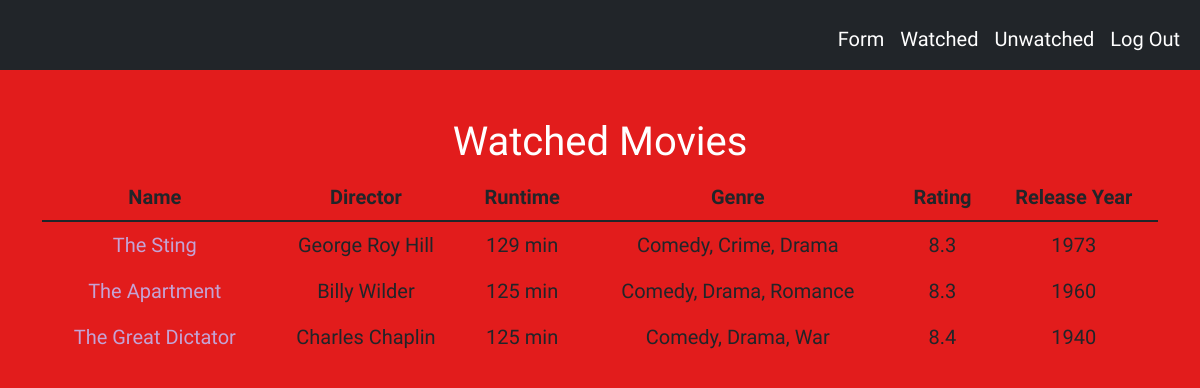
The app's page /watched (signed in) with its own data.
### tables this page shows
CREATE TABLE watched(id INTEGER PRIMARY KEY, movie_name TEXT NOT NULL, runtime TEXT NOT NULL, genre TEXT NOT NULL, rating NUMERIC NOT NULL, released_year INTEGER NOT NULL, user_id INTEGER NOT NULL, director TEXT NOT NULL);

### app.py (the view)
@app.route("/watched")
@login_required
def watched():
    watched = db.execute("SELECT * FROM watched WHERE user_id = ?", session["user_id"])
    return render_template("watched.html", watched=watched)

### app.py (called while the page is built)
@app.after_request
def after_request(response):
    response.headers["Cache-Control"] = "no-cache, no-store, must-revalidate"
    response.headers["Expires"] = 0
    response.headers["Pragma"] = "no-cache"
    return response

### helpers.py (called while the page is built)
def login_required(f):
    @wraps(f)
    def decorated_function(*args, **kwargs):
        if session.get("user_id") is None:
            return redirect("/login")
        return f(*args, **kwargs)
    return decorated_function

### templates/watched.html (shortened to what this page needs)
{% extends "layout.html" %}
{% block main %}
<h1> Watched Movies </h1>
<form method="post" action="/about">
<table class="table">
    <thead>
        <tr>
            <th class="text-center">Name</th>
            <th class="text-center">Director</th>
            <th class="text-center">Runtime</th>
            <th class="text-center">Genre</th>
            <th class="text-center">Rating</th>
            <th class="text-center">Release Year</th>
        </tr>
    </thead>
    <tbody>
        {% for watch in watched %}
            <tr>
                {% set movie_name = watch.movie_name %}
                <td><a href="/about?movie={{ watch.movie_name }}" name="{{ movie_name }}">{{ watch.movie_name }}</a></td>
                <td>{{ watch.director }}</td>
                <td>{{ watch.runtime }}</td>
                <td>{{ watch.genre }}</td>
                <td>{{ watch.rating }}</td>
                <td>{{ watch.released_year }}</td>
            </tr>
        {% endfor %}
    </tbody>
</table>
</form>
{% endblock %}

### static/styles.css (style rules this page uses)
h1 { font-family: 'Bungee Inline', cursive; }
body { background-color: rgb(226, 28, 28); color: white; font-family: 'Patrick Hand', cursive; font-size: 20px; }
a:link { color: rgb(196, 163, 213); background-color: transparent; text-decoration: none; }
table, th, td { border: black; }

### records on screen
watched: movie_name "The Sting", director "George Roy Hill", runtime "129 min", genre "Comedy, Crime, Drama", rating "8.3", released_year "1973"
watched: movie_name "The Apartment", director "Billy Wilder", runtime "125 min", genre "Comedy, Drama, Romance", rating "8.3", released_year "1960"
watched: movie_name "The Great Dictator", director "Charles Chaplin", runtime "125 min", genre "Comedy, Drama, War", rating "8.4", released_year "1940"
